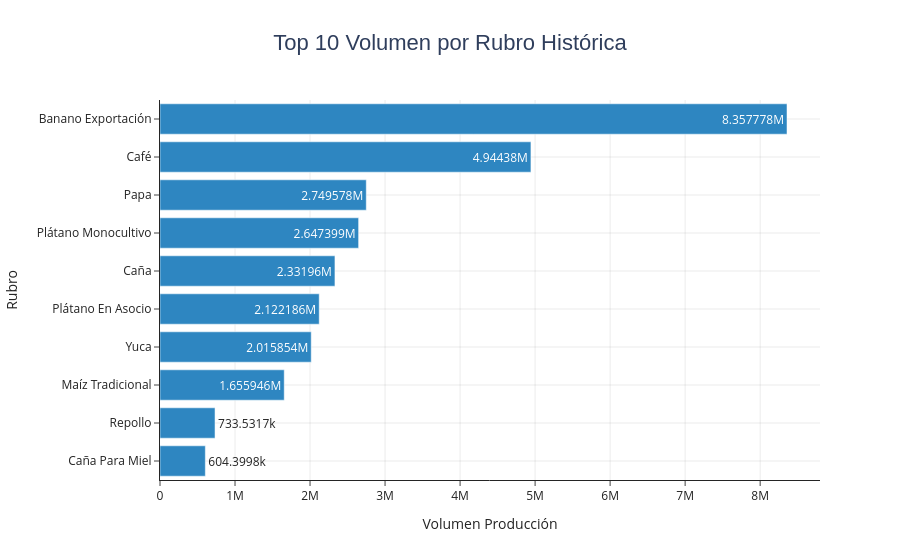

The code cell stored with this chart in its notebook:
### Code cell
fig1 = func.grafica_top(df_volumen_area, columna_valor="Volumen Producción", titulo="Top 10 Volumen por Rubro Histórica")
fig1.show()

### Figure 1 — Plotly figure (JSON) as saved in the notebook; plotly's stock layout.template omitted (floating-point values rounded to 4 significant figures)
{"data": [{"hovertemplate": "Volumen Producción=%{x}<br>Rubro=%{y}<extra></extra>", "legendgroup": "", "marker": {"color": "#2E86C1", "pattern": {"shape": ""}}, "name": "", "orientation": "h", "showlegend": false, "textposition": "auto", "texttemplate": "%{x}", "type": "bar", "x": [8358000.0, 4944000.0, 2750000.0, 2647000.0, 2332000.0, 2122000.0, 2016000.0, 1656000.0, 733500.0, 604400.0], "xaxis": "x", "y": ["Banano Exportación", "Café", "Papa", "Plátano Monocultivo", "Caña", "Plátano En Asocio", "Yuca", "Maíz Tradicional", "Repollo", "Caña Para Miel"], "yaxis": "y"}], "layout": {"barmode": "relative", "legend": {"tracegroupgap": 0}, "paper_bgcolor": "white", "plot_bgcolor": "white", "title": {"font": {"color": "#2f3e5c", "family": "Arial", "size": 22}, "text": "Top 10 Volumen por Rubro Histórica", "x": 0.5, "xanchor": "center"}, "xaxis": {"anchor": "y", "domain": [0, 1], "gridcolor": "rgba(0,0,0,0.08)", "gridwidth": 1, "showgrid": true, "title": {"text": "Volumen Producción"}}, "yaxis": {"anchor": "x", "categoryorder": "total ascending", "domain": [0, 1], "gridcolor": "rgba(0,0,0,0.08)", "gridwidth": 1, "showgrid": true, "title": {"text": "Rubro"}}}}
